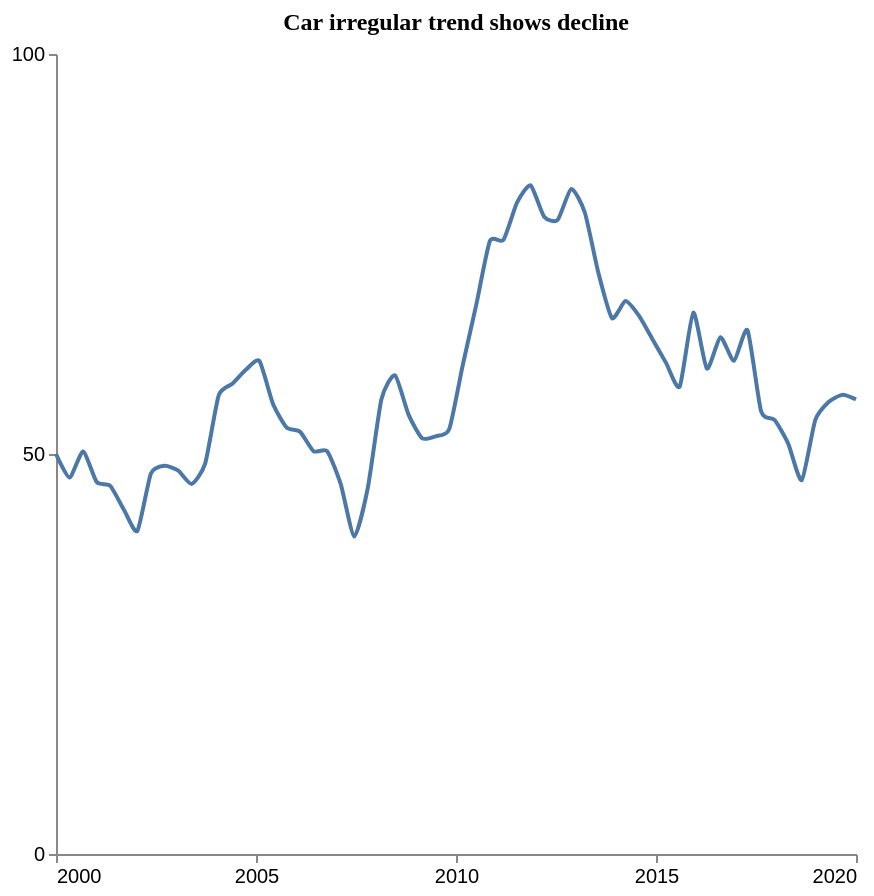

This figure's Vega-Lite source:
### Vega-Lite specification from a JSON file in a GitHub repository (floating-point values rounded to 4 significant figures)
{"$schema": "https://vega.github.io/schema/vega-lite/v5.json", "description": "Pattern: Irregular", "data": {"values": [{"X": 2000.0, "Y": 50.0}, {"X": 2000.0, "Y": 47.05}, {"X": 2001.0, "Y": 50.3}, {"X": 2001.0, "Y": 46.49}, {"X": 2001.0, "Y": 46.02}, {"X": 2002.0, "Y": 43.07}, {"X": 2002.0, "Y": 40.38}, {"X": 2002.0, "Y": 47.56}, {"X": 2003.0, "Y": 48.54}, {"X": 2003.0, "Y": 47.94}, {"X": 2003.0, "Y": 46.26}, {"X": 2004.0, "Y": 48.79}, {"X": 2004.0, "Y": 57.32}, {"X": 2004.0, "Y": 58.78}, {"X": 2005.0, "Y": 60.52}, {"X": 2005.0, "Y": 61.62}, {"X": 2005.0, "Y": 56.29}, {"X": 2006.0, "Y": 53.34}, {"X": 2006.0, "Y": 52.78}, {"X": 2006.0, "Y": 50.34}, {"X": 2007.0, "Y": 50.34}, {"X": 2007.0, "Y": 46.22}, {"X": 2007.0, "Y": 39.68}, {"X": 2008.0, "Y": 45.8}, {"X": 2008.0, "Y": 56.84}, {"X": 2008.0, "Y": 59.84}, {"X": 2009.0, "Y": 54.92}, {"X": 2009.0, "Y": 51.97}, {"X": 2009.0, "Y": 52.21}, {"X": 2010.0, "Y": 53.11}, {"X": 2010.0, "Y": 61.13}, {"X": 2011.0, "Y": 68.71}, {"X": 2011.0, "Y": 76.62}, {"X": 2011.0, "Y": 76.77}, {"X": 2012.0, "Y": 81.42}, {"X": 2012.0, "Y": 83.58}, {"X": 2012.0, "Y": 79.66}, {"X": 2013.0, "Y": 79.26}, {"X": 2013.0, "Y": 83.14}, {"X": 2013.0, "Y": 80.19}, {"X": 2014.0, "Y": 72.66}, {"X": 2014.0, "Y": 66.99}, {"X": 2014.0, "Y": 69.12}, {"X": 2015.0, "Y": 67.26}, {"X": 2015.0, "Y": 64.31}, {"X": 2015.0, "Y": 61.36}, {"X": 2016.0, "Y": 58.44}, {"X": 2016.0, "Y": 67.67}, {"X": 2016.0, "Y": 60.68}, {"X": 2017.0, "Y": 64.6}, {"X": 2017.0, "Y": 61.65}, {"X": 2017.0, "Y": 65.47}, {"X": 2018.0, "Y": 55.34}, {"X": 2018.0, "Y": 54.25}, {"X": 2018.0, "Y": 51.3}, {"X": 2019.0, "Y": 46.73}, {"X": 2019.0, "Y": 54.26}, {"X": 2019.0, "Y": 56.54}, {"X": 2020.0, "Y": 57.39}, {"X": 2020.0, "Y": 56.82}]}, "mark": {"type": "line", "interpolate": "cardinal", "tension": 0.4}, "encoding": {"x": {"field": "X", "type": "quantitative", "title": "", "axis": {"grid": false, "format": "d", "values": [2000, 2005, 2010, 2015, 2020], "tickSize": 4}, "scale": {"domain": [2000, 2020]}}, "y": {"field": "Y", "type": "quantitative", "title": "", "axis": {"grid": false, "format": "d", "values": [0, 50, 100], "tickSize": 4, "tickOpacity": 1}, "scale": {"domain": [0, 100]}}}, "title": {"text": "Car irregular trend shows decline", "anchor": "middle", "font": "Tahoma", "fontSize": 12}, "config": {"lineBreak": "^", "view": {"stroke": null}}, "height": 400, "width": 400, "autosize": "pad"}
